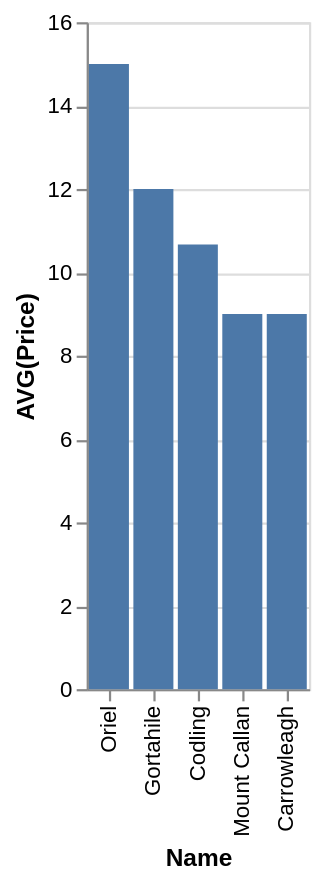

This figure's Vega-Lite source:
### Vega-Lite specification from a JSON file in a GitHub repository (floating-point values rounded to 4 significant figures)
{"data": {"values": [{"x_data": "Oriel", "y_data": 15}, {"x_data": "Gortahile", "y_data": 12}, {"x_data": "Codling", "y_data": 10.67}, {"x_data": "Mount Callan", "y_data": 9}, {"x_data": "Carrowleagh", "y_data": 9}]}, "mark": "bar", "encoding": {"x": {"field": "x_data", "type": "nominal", "title": "Name", "sort": {"op": "sum", "field": "y_data", "order": "descending"}}, "y": {"field": "y_data", "type": "quantitative", "title": "AVG(Price)"}}}
